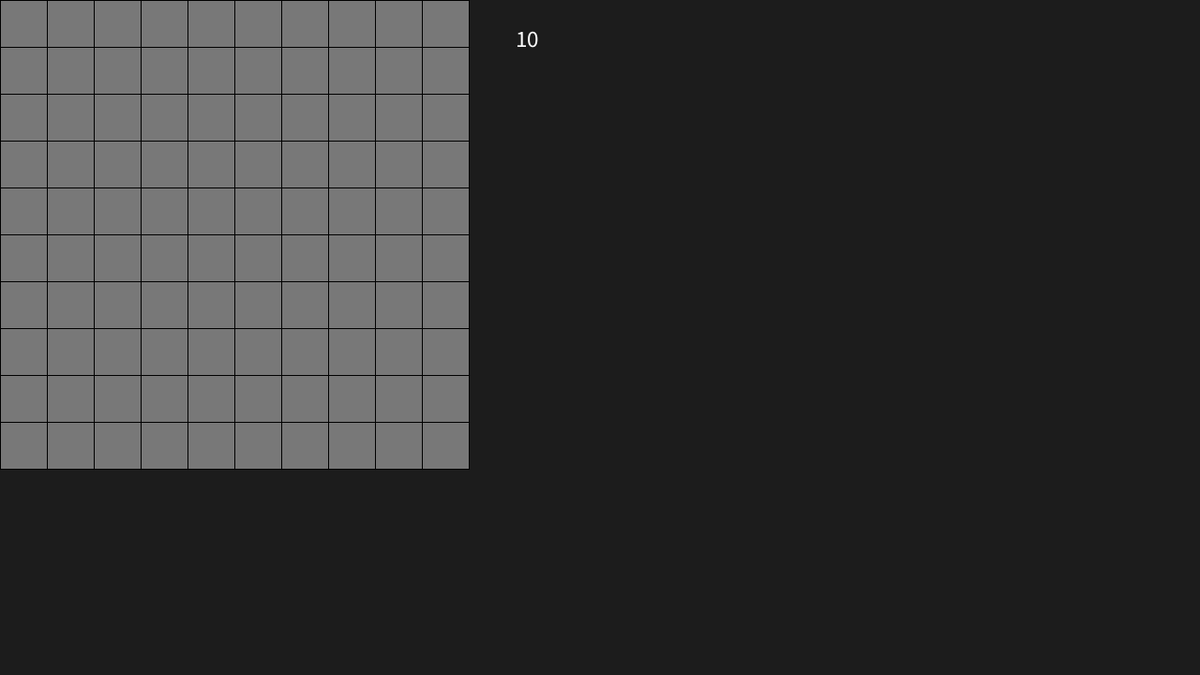
Frame 1 (no input)
Frame 60 (the mouse pressed at the canvas centre just before this capture): identical to frame 1, image omitted
Frame 120 (the mouse held since frame 60 and released just before this capture): identical to frame 1, image omitted

The Processing sketch that drew this single still picture (run headless with seeded random() and noise(); from frame 60 on, the mouse is pressed at the canvas centre):

// Processing sketch: minesweeper
// ── minesweeper.pde
Minesweeper m;

void setup()
{
  size(1280, 720);
  m = new Minesweeper(10, 10, 10, 50);
}

void draw()
{
  background(#1c1c1c);
  m.display();
}

void mouseClicked()
{
  m.mouseClicked();
  //thread("search");  // Part of the cool visualization
}

void search()        // Cool visualization, can remove when done
{
  m.expandSearch((int)mouseX/50, (int)mouseY/50);
}

// ── Game.pde
// Minesweeper
class Minesweeper
{
  int[][] field;
  int[][] mask;
  int size;
  int tx, ty;
  int flags;
  boolean wonGame = false;
  boolean stopGame = false;
  
  Minesweeper(int w, int h, int numMines, int size)
  {
    this.size = size;
    initField(w, h);
    setMines(numMines);
    setNumbers();
    flags = numMines;
  }
  
  void displayInfo()
  {
    text(flags, (field[0].length+1)*size, size);
    if(wonGame)text("Found All Mines!", (field[0].length+1)*size, size*2);
    else if(stopGame) text("Game Over", (field[0].length+1)*size, size*2);
  }
  
  void gameOver()
  {
    stopGame = true;
    for(int x = 0; x < mask[0].length; x++)
    {
      for(int y = 0; y < mask[1].length; y++)
      {
        mask[x][y] = 1;
      }
    }
  }
  
  void mouseClicked()
  {
    if(!stopGame)
    {
      int x = (mouseX/size);
      int y = (mouseY/size);
      if(x >= field[0].length || y >= field[1].length) return;
      switch(mouseButton)
      {
        case LEFT: 
          if(field[x][y] == -1 && mask[x][y] != 2) gameOver();
          else if(mask[x][y] != 2) expandSearch(x, y);
          break;
        case RIGHT:
          //mask[x][y] = mask[x][y] != 1 ? mask[x][y] != 2 && flags > 0 ? 2 : 0 : 1;
          if(mask[x][y] != 1 && mask[x][y] != 2 && flags > 0)
          {
            mask[x][y] = 2;
            flags -= 1;
          }
          else if(mask[x][y] != 1 && mask[x][y] == 2)
          {
            mask[x][y] = 0;
            flags += 1;
          }
          if(flags == 0) checkGame();
          break;
      }
    }
  }
  
  void checkGame()
  {
    for(int i = 0; i < field[0].length; i++)
    {
      for(int j = 0; j < field[1].length; j++)
      {
        if(field[i][j] == -1 && mask[i][j] != 2) {gameOver(); return;}
      }
    }
    
    stopGame = true;
    wonGame = true;
  }
  
  void display()
  {
    drawField(size);
    drawMask(size);
    displayInfo();
  }
  
  void tExpandSearch()
  {
    expandSearch(mouseX/size, mouseY/size);
  }
 
  void expandSearch(int x, int y)
  {
    if(x < 0 || x > field[0].length-1 || y < 0 || y > field[1].length-1) return;
    
    if(mask[x][y] != 0 || field[x][y] == -1) return;
    else if(field[x][y] > 0) {mask[x][y] = 1; return;}
    mask[x][y] = 1;
    
    //delay(100);    // Part of visualization remove when done
    
    expandSearch(x+1, y);
    expandSearch(x-1, y);
    expandSearch(x, y-1);
    expandSearch(x, y+1);
  }
  
  void drawMask(int size)
  {
    push();
    for(int x = 0; x < mask[0].length; x++)
    {
      for(int y = 0; y < mask[1].length; y++)
      {
        stroke(0);
        fill(120);
        if(mask[x][y] == 0) rect(x*size, y*size, size, size);
        else if(mask[x][y] == 2) 
        {
          rect(x*size, y*size, size, size);
          fill(255, 0, 0);
          circle(x*size + size/2, y*size + size/2, size/2);
        }
      }
    }
    pop();
  }
  
  void drawField(int size)
  {
    push();
    for(int x = 0; x < field[0].length; x++)
    {
      for(int y = 0; y < field[1].length; y++)
      {
        stroke(0);
        fill(field[x][y] == -1 ? color(255,0,0) : color(#1cba1c));
        rectMode(CORNER);
        rect(x*size, y*size, size, size);
        float c = map(field[x][y], 1, 9, 0, 255);
        fill(color(c, 50, 255 - c));
        textSize(size/2);
        if(field[x][y] != 0) text(field[x][y], x*size + size/2, y*size + size/2);
      }
    }
    pop();
  }
  
  void initField(int w, int h)
  {
    field = new int[w][h];
    mask = new int[w][h];
    for(int i = 0; i < w; i++)
    {
      for(int j = 0; j < h; j++)
      {
        field[i][j] = 0;
        mask[i][j] = 0;
      }
    }
  }
  
  void setMines(int numMines)
  {
    for(int i = 0; i < numMines; i++)
    {
      PVector p = getRandomCoordinates();
      while(field[(int)p.x][(int)p.y] == -1)
      {
        p = getRandomCoordinates();
      }
      field[(int)p.x][(int)p.y] = -1;
    }
  }
  
  PVector getRandomCoordinates()
  {
    return new PVector((int)random(0, field[0].length), (int)random(0, field[1].length));
  }
  
  void setNumbers()
  {
    for(int x = 0; x < field[0].length; x++)
    {
      for(int y = 0; y < field[1].length; y++)
      {
        if(field[x][y] != -1)
        {
          field[x][y] = modifiedSearch(x,y);
        }
      }
    }
  }
  
  int search(int x, int y)
  {
    int count = 0;
    try
    {
      for(int i = -1; i < 2; i++)
      {
        for(int j = -1; j < 2; j++)
        {
          if(field[x+i][y+j] == -1) count += 1;
        }
      }
    }
    catch(Exception e)
    {
      return modifiedSearch(x, y);
    }
    
    return count;
  }
  
  int modifiedSearch(int x, int y)
  {
    int count = 0;
    //int indexX = -1;
    //int indexY = -1;
    
    for(int i = x < 1 ? 0 : -1; i < (x > field[0].length - 2 ? 1 : 2); i++)
    {
      for(int j = y < 1 ? 0 : -1; j < (y > field[1].length - 2 ? 1 : 2); j++)
      {
        if(field[x + i][y + j] == -1) count += 1;
      }
    }
    
    return count;
    
    //while(indexY <= 1)
    //{
    //  try
    //  {
    //    if(field[x + indexX][y + indexY] == -1) count += 1;
    //    if(indexX < 1) indexX += 1;
    //    else
    //    {
    //      indexX = -1;
    //      indexY += 1;
    //    }
    //  }
    //  catch(Exception e)
    //  {
    //    if(indexX < 1) indexX += 1;
    //    else
    //    {
    //      indexX = -1;
    //      indexY += 1;
    //    }
    //  }
    //}
    
    //return count;
  }
  
}
